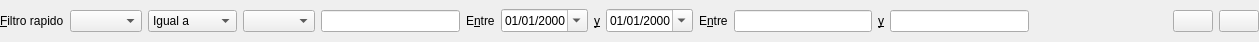
<?xml version="1.0" encoding="UTF-8"?>
<ui version="4.0">
 <class>DBAbstractFilterView</class>
 <widget class="QWidget" name="DBAbstractFilterView">
  <property name="geometry">
   <rect>
    <x>0</x>
    <y>0</y>
    <width>1259</width>
    <height>42</height>
   </rect>
  </property>
  <property name="focusPolicy">
   <enum>Qt::StrongFocus</enum>
  </property>
  <property name="windowTitle">
   <string>Form</string>
  </property>
  <layout class="QVBoxLayout" name="verticalLayout">
   <property name="leftMargin">
    <number>0</number>
   </property>
   <property name="topMargin">
    <number>0</number>
   </property>
   <property name="rightMargin">
    <number>0</number>
   </property>
   <property name="bottomMargin">
    <number>0</number>
   </property>
   <item>
    <widget class="QFrame" name="gbFilter">
     <property name="frameShape">
      <enum>QFrame::NoFrame</enum>
     </property>
     <property name="frameShadow">
      <enum>QFrame::Plain</enum>
     </property>
     <layout class="QVBoxLayout" name="verticalLayout_2">
      <property name="leftMargin">
       <number>0</number>
      </property>
      <property name="topMargin">
       <number>0</number>
      </property>
      <property name="rightMargin">
       <number>0</number>
      </property>
      <property name="bottomMargin">
       <number>0</number>
      </property>
      <item>
       <layout class="QHBoxLayout" name="horizontalLayout">
        <item>
         <layout class="QHBoxLayout" name="hlBranchTree"/>
        </item>
        <item>
         <widget class="QLabel" name="lblFastFilter">
          <property name="text">
           <string>&amp;Filtro rapido</string>
          </property>
          <property name="buddy">
           <cstring>cbFastFilter</cstring>
          </property>
         </widget>
        </item>
        <item>
         <widget class="QComboBox" name="cbFastFilter">
          <property name="toolTip">
           <string>Seleccione la columna por el que desa realizar el filtrado rápido.</string>
          </property>
          <property name="statusTip">
           <string>Seleccione la columna por el que desa realizar el filtrado rápido.</string>
          </property>
          <property name="whatsThis">
           <string>Seleccione la columna por el que desa realizar el filtrado rápido.</string>
          </property>
         </widget>
        </item>
        <item>
         <widget class="QComboBox" name="cbFastFilterOperators">
          <item>
           <property name="text">
            <string>Igual a</string>
           </property>
          </item>
          <item>
           <property name="text">
            <string>Entre</string>
           </property>
          </item>
          <item>
           <property name="text">
            <string>Mayor que</string>
           </property>
          </item>
          <item>
           <property name="text">
            <string>Menor que</string>
           </property>
          </item>
          <item>
           <property name="text">
            <string>Distinto de</string>
           </property>
          </item>
         </widget>
        </item>
        <item>
         <widget class="QComboBox" name="cbFastFilterValue">
          <property name="sizePolicy">
           <sizepolicy hsizetype="Preferred" vsizetype="Fixed">
            <horstretch>0</horstretch>
            <verstretch>0</verstretch>
           </sizepolicy>
          </property>
         </widget>
        </item>
        <item>
         <widget class="QLineEdit" name="leFastFilter">
          <property name="sizePolicy">
           <sizepolicy hsizetype="Expanding" vsizetype="Fixed">
            <horstretch>0</horstretch>
            <verstretch>0</verstretch>
           </sizepolicy>
          </property>
          <property name="toolTip">
           <string>Introduzca aquí el valor por el que desea filtrar el campo seleccionado en el combo adyacente. Pulse intro para realizar el filtrado.</string>
          </property>
          <property name="statusTip">
           <string>Introduzca aquí el valor por el que desea filtrar el campo seleccionado en el combo adyacente. Pulse intro para realizar el filtrado.</string>
          </property>
          <property name="whatsThis">
           <string>&lt;!DOCTYPE HTML PUBLIC &quot;-//W3C//DTD HTML 4.0//EN&quot; &quot;http://www.w3.org/TR/REC-html40/strict.dtd&quot;&gt;
&lt;html&gt;&lt;head&gt;&lt;meta name=&quot;qrichtext&quot; content=&quot;1&quot; /&gt;&lt;style type=&quot;text/css&quot;&gt;
p, li { white-space: pre-wrap; }
&lt;/style&gt;&lt;/head&gt;&lt;body style=&quot; font-family:'DejaVu Sans'; font-size:9pt; font-weight:400; font-style:normal;&quot;&gt;
&lt;table style=&quot;-qt-table-type: root; margin-top:4px; margin-bottom:4px; margin-left:4px; margin-right:4px;&quot;&gt;
&lt;tr&gt;
&lt;td style=&quot;border: none;&quot;&gt;
&lt;p style=&quot; margin-top:0px; margin-bottom:0px; margin-left:0px; margin-right:0px; -qt-block-indent:0; text-indent:0px;&quot;&gt;Introduzca aquí el valor por el que desea filtrar el campo seleccionado en el combo adyacente. Se presentarán sólo aquellos registros cuyos valores de la columna indicada en el combo, coincidan con el introducido por usted. &lt;/p&gt;
&lt;p style=&quot; margin-top:0px; margin-bottom:0px; margin-left:0px; margin-right:0px; -qt-block-indent:0; text-indent:0px;&quot;&gt;Dispone de algunos modificadores: Por ejemplo, si utiliza &amp;lt;, &amp;gt; o = en una columna con un campo numérico, visualizará aquellos registros con un valor menor, mayor o igual al indicado.&lt;/p&gt;
&lt;p style=&quot; margin-top:0px; margin-bottom:0px; margin-left:0px; margin-right:0px; -qt-block-indent:0; text-indent:0px;&quot;&gt;&lt;span style=&quot; font-style:italic;&quot;&gt;Pulse intro para realizar el filtrado.&lt;/span&gt;&lt;/p&gt;&lt;/td&gt;&lt;/tr&gt;&lt;/table&gt;&lt;/body&gt;&lt;/html&gt;</string>
          </property>
         </widget>
        </item>
        <item>
         <layout class="QHBoxLayout" name="layoutDate">
          <item>
           <widget class="QLabel" name="lblDate1">
            <property name="text">
             <string>E&amp;ntre</string>
            </property>
            <property name="buddy">
             <cstring>deFastFilter1</cstring>
            </property>
           </widget>
          </item>
          <item>
           <widget class="DBDateTimeEdit" name="deFastFilter1">
            <property name="displayFormat">
             <string>dd/MM/yyyy</string>
            </property>
            <property name="calendarPopup">
             <bool>true</bool>
            </property>
           </widget>
          </item>
          <item>
           <widget class="QLabel" name="lblDate2">
            <property name="text">
             <string>&amp;y</string>
            </property>
            <property name="buddy">
             <cstring>deFastFilter2</cstring>
            </property>
           </widget>
          </item>
          <item>
           <widget class="DBDateTimeEdit" name="deFastFilter2">
            <property name="displayFormat">
             <string>dd/MM/yyyy</string>
            </property>
            <property name="calendarPopup">
             <bool>true</bool>
            </property>
           </widget>
          </item>
         </layout>
        </item>
        <item>
         <widget class="QLabel" name="lblBetween">
          <property name="text">
           <string>E&amp;ntre</string>
          </property>
          <property name="buddy">
           <cstring>leFastFilter1</cstring>
          </property>
         </widget>
        </item>
        <item>
         <widget class="QLineEdit" name="leFastFilter1"/>
        </item>
        <item>
         <widget class="QLabel" name="lblAnd">
          <property name="text">
           <string>&amp;y</string>
          </property>
          <property name="buddy">
           <cstring>leFastFilter2</cstring>
          </property>
         </widget>
        </item>
        <item>
         <widget class="QLineEdit" name="leFastFilter2"/>
        </item>
        <item>
         <spacer name="horizontalSpacer">
          <property name="orientation">
           <enum>Qt::Horizontal</enum>
          </property>
          <property name="sizeHint" stdset="0">
           <size>
            <width>20</width>
            <height>40</height>
           </size>
          </property>
         </spacer>
        </item>
        <item>
         <widget class="QPushButton" name="pbRefresh">
          <property name="toolTip">
           <string>Refresca los datos del modelo actual...</string>
          </property>
          <property name="text">
           <string/>
          </property>
          <property name="icon">
           <iconset resource="../resources/resources.qrc">
            <normaloff>:/generales/images/recalculatecounter.png</normaloff>:/generales/images/recalculatecounter.png</iconset>
          </property>
          <property name="shortcut">
           <string>F5</string>
          </property>
         </widget>
        </item>
        <item>
         <widget class="QPushButton" name="pbSort">
          <property name="toolTip">
           <string>Ordenar por varios campos</string>
          </property>
          <property name="statusTip">
           <string>Ordenar por varios campos</string>
          </property>
          <property name="whatsThis">
           <string>Permite ordenar el formulario por varios campos, además de permitirle determinar el orden de las columnas del listado de registros.</string>
          </property>
          <property name="icon">
           <iconset resource="../resources/resources.qrc">
            <normaloff>:/generales/images/sort.png</normaloff>:/generales/images/sort.png</iconset>
          </property>
          <property name="iconSize">
           <size>
            <width>18</width>
            <height>18</height>
           </size>
          </property>
         </widget>
        </item>
       </layout>
      </item>
     </layout>
    </widget>
   </item>
  </layout>
 </widget>
 <customwidgets>
  <customwidget>
   <class>DBDateTimeEdit</class>
   <extends>QDateTimeEdit</extends>
   <header>widgets/dbdatetimeedit.h</header>
  </customwidget>
 </customwidgets>
 <tabstops>
  <tabstop>cbFastFilter</tabstop>
  <tabstop>cbFastFilterOperators</tabstop>
  <tabstop>cbFastFilterValue</tabstop>
  <tabstop>leFastFilter</tabstop>
  <tabstop>deFastFilter1</tabstop>
  <tabstop>deFastFilter2</tabstop>
  <tabstop>leFastFilter1</tabstop>
  <tabstop>leFastFilter2</tabstop>
  <tabstop>pbRefresh</tabstop>
  <tabstop>pbSort</tabstop>
 </tabstops>
 <resources>
  <include location="../resources/resources.qrc"/>
  <include location="../resources/resources.qrc"/>
  <include location="../resources/resources.qrc"/>
 </resources>
 <connections/>
</ui>
